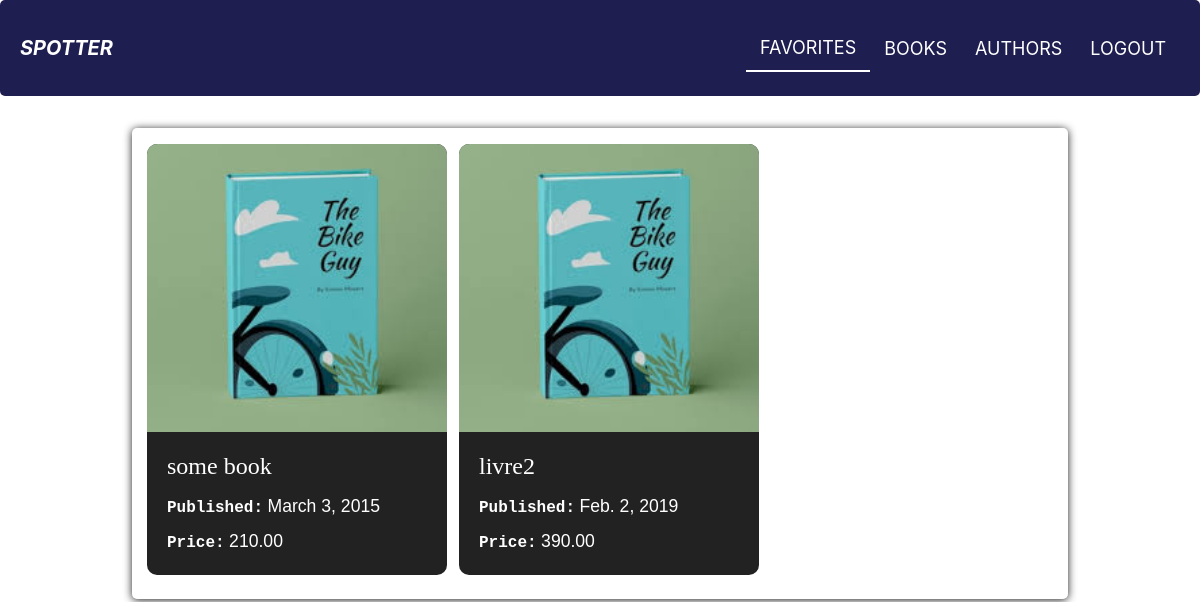
Page /books/favorites (signed in) on the committed database.
### books/models.py (models this page shows, shortened)
class Book(models.Model):
    title = models.CharField(max_length=200)
    isbn = models.CharField(max_length=13, unique=True)
    author = models.ManyToManyField(Author)
    publication_date = models.DateField(null=True, blank=True)
    pages = models.IntegerField(null=True, blank=True)
    image = models.ImageField(upload_to='books_images/', null=True, blank=True)
    price = models.DecimalField(max_digits=10, decimal_places=2)

### books/views.py (the view)
# urls.py: path('favorites', views.get_favorites, name="favorites"),
@login_required
def get_favorites(request):
    favorites = Favorite.objects.filter(user=request.user).select_related('book').values_list('book', flat=True)
    favorite_books = Book.objects.filter(id__in=favorites)
    return render(request, 'favorites.html', {'favorite_books': favorite_books})

### books/templates/favorites.html (shortened to what this page needs)
<!DOCTYPE html>
<html lang="en">
<head>
    <link href="https://maxcdn.bootstrapcdn.com/bootstrap/4.5.2/css/bootstrap.min.css" rel="stylesheet">
</head>
<body>
    {% include 'navbar.html' %}
    <div class="container-fluid">
        <div class="container">
            <div class="row">
                {% for book in favorite_books %}
                    <div class="col-lg-4 col-md-6 mb-4">
                        <a href="{% url 'books' book.id %}">
                            <div class="card books-card">
                                <div class="img-container">
                                    <img class="card-img-top" src="{{ book.image.url }}" alt="Book image">
                                </div>
                                <div class="card-body">
                                    <h5 class="card-title">{{ book.title }}</h5>
                                    <p class="card-text">
                                        <span class="attribute">Published:</span>
                                        <span class="value">{{ book.publication_date }}</span>
                                    </p>
                                    <p class="card-text">
                                        <span class="attribute">Price:</span>
                                        <span class="value">{{ book.price }}</span>
                                    </p>
                                </div>
                            </div>
                        </a>
                    </div>
                {% endfor %}
            </div>
        </div>
    </div>
</body>
</html>

### books/templates/favorites.html (style rules this page uses)
.container { width: 80%; margin-top: 2rem; border-radius: 5px; box-shadow: 0px 1px 8px rgba(30, 30, 30, 255); }
.books-card { background: #222; color: white; border: none; border-radius: 10px; overflow: hidden; transition: transform 0.3s, background 0.3s; width: 300px; margin-top: 1rem; }
.card-title { font-family: 'Georgia', serif; font-size: 1.5rem; color: white; }
.card-text { margin: 0.5rem 0; color: white; }
.attribute { font-family: 'Courier New', monospace; font-size: 1rem; font-weight: bold; }
.value { font-family: 'Verdana', sans-serif; font-size: 1.1rem; }
.img-container { width: 19rem; height: 18rem; }
.card-img-top { width: 100%; height: 100%; object-fit: cover; }
a, a:hover { text-decoration: none; }

### rows in the picture
Book: image (picture), title "some book", publication_date "March 3, 2015", price "210.00"
Book: image (picture), title "livre2", publication_date "Feb. 2, 2019", price "390.00"
